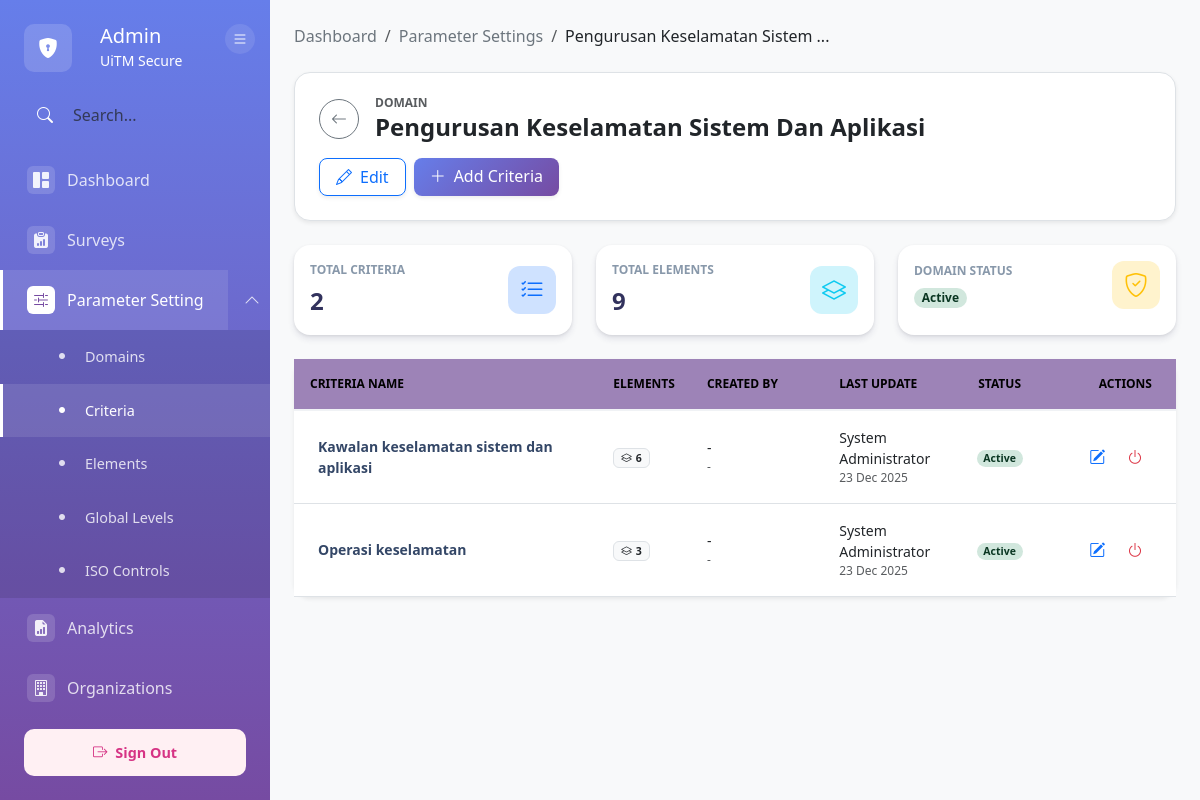
Screenshot of /modules/admin/criteria/view-criteria.php?id=AD008 (signed in) with the database file from the repository.
### tables this page shows
CREATE TABLE `domain` (
  `domain_ID` varchar(10) NOT NULL,
  `domain_name` varchar(100) NOT NULL,
  `input_id` varchar(10) DEFAULT NULL,
  `input_at` date DEFAULT NULL,
  `updated_id` varchar(10) DEFAULT NULL,
  `updated_at` date DEFAULT NULL,
  `status` enum('Active','Inactive') DEFAULT 'Active',
  `sec_ID` varchar(10) DEFAULT NULL
);

CREATE TABLE `criteria` (
  `criteria_ID` varchar(10) NOT NULL,
  `domain_ID` varchar(10) DEFAULT NULL,
  `criteria_name` varchar(100) NOT NULL,
  `input_id` varchar(10) DEFAULT NULL,
  `input_at` date DEFAULT NULL,
  `updated_id` varchar(10) DEFAULT NULL,
  `updated_at` date DEFAULT NULL,
  `status` enum('Active','Inactive') DEFAULT 'Active'
);

CREATE TABLE `user` (
  `user_ID` int(11) NOT NULL,
  `primary_email` varchar(255) NOT NULL,
  `password` varchar(255) DEFAULT NULL,
  `google_sub_id` varchar(255) DEFAULT NULL,
  `full_name` varchar(255) NOT NULL,
  `department` varchar(50) DEFAULT NULL,
  `status` enum('Active','Inactive') NOT NULL DEFAULT 'Active',
  `email_verified` enum('Verified','Not Verified') NOT NULL DEFAULT 'Not Verified',
  `last_login` datetime DEFAULT NULL,
  `created_at` datetime DEFAULT current_timestamp(),
  `updated_at` datetime DEFAULT current_timestamp() ON UPDATE current_timestamp(),
  `user_organization` varchar(100) DEFAULT NULL,
  `user_position` varchar(100) DEFAULT NULL,
  `user_phone_company` varchar(20) DEFAULT NULL,
  `user_handphone_no` varchar(20) DEFAULT NULL
);

### src/modules/admin/criteria/view-criteria.php (the view, shortened to what the rows shown need)
<?php
require_once '../../../config/config.php';
$domain_id = $_GET['id'] ?? null;
$db = new Database();
$domain = $db->fetchOne("SELECT * FROM domain WHERE domain_ID = :id", [':id' => $domain_id]);
$criteria = $db->fetchAll("
    SELECT c.*,
    u.full_name AS input_username,
    u_update.full_name AS updated_username,
            COUNT(DISTINCT e.element_ID) as element_count
    FROM criteria c
    LEFT JOIN
        element e ON c.criteria_ID = e.criteria_ID AND e.status = 'Active'
    LEFT JOIN
        user u ON c.input_id = u.user_ID
    LEFT JOIN
        user u_update ON c.updated_id = u_update.user_ID
    WHERE c.domain_ID = :domain_id
    GROUP BY c.criteria_ID
    ORDER BY c.criteria_ID
", [':domain_id' => $domain_id]);
function getStatusBadge($status) {
    if ($status === 'Active') {
        return '<span class="badge rounded-pill bg-success-subtle text-success-emphasis">Active</span>';
    }
    return '<span class="badge rounded-pill bg-danger-subtle text-danger-emphasis">' . htmlspecialchars($status) . '</span>';
}
?>
<!DOCTYPE html>
<html lang="en">
<head>
    <link href="https://cdn.jsdelivr.net/npm/bootstrap@5.3.0/dist/css/bootstrap.min.css" rel="stylesheet">
    <link rel="stylesheet" href="https://cdn.jsdelivr.net/npm/bootstrap-icons@1.11.0/font/bootstrap-icons.css">
</head>
<body>
    <div class="container-fluid p-0 h-100">
        <div class="row g-0 h-100">
            <div class="col-md-10 col-lg-10 main-content-wrapper">
                <div class="main-content px-4 py-4">
                    <nav aria-label="breadcrumb" class="mb-4">
                        <ol class="breadcrumb">
                            <li class="breadcrumb-item">
                                <a href="../dashboard.php" class="text-decoration-none text-secondary">Dashboard</a>
                            </li>
                            <li class="breadcrumb-item">
                                <a href="../parameter-settings.php" class="text-decoration-none text-secondary">Parameter Settings</a>
                            </li>
                            <li class="breadcrumb-item active text-dark" aria-current="page"
                                title="<?php echo htmlspecialchars($domain['domain_name']); ?>"><?php echo htmlspecialchars(truncate($domain['domain_name'], 30)); ?>
                            </li>
                        </ol>
                    </nav>
                    <div class="bg-white rounded-4 shadow-sm p-4 mb-4 border">
                        <div class="d-flex flex-wrap justify-content-between align-items-center gap-3">
                            <div class="d-flex align-items-center gap-3">
                                <div>
                                    <div class="text-uppercase text-muted fw-bold lh-1 mb-1" style="font-size: 0.75rem;">
                                        Domain
                                    </div>
                                    <h2 class="fw-bold text-dark mb-0 fs-4">
                                        <?php echo htmlspecialchars($domain['domain_name']); ?>
                                    </h2>
                                </div>
                            </div>
                        </div>
                    </div>
                                        <div class="mt-1"><?php echo getStatusBadge($domain['status']); ?></div>
                    <div class="card border-0 shadow-sm rounded-4 mb-5">
                        <div class="table-responsive">
                            <table class="table table-hover align-middle mb-0">
                                <thead>
                                    <tr>
                                        <th>Criteria Name</th>
                                        <th style="width: 10%;">Elements</th> <th style="width: 15%;">Created By</th>
                                        <th style="width: 15%;">Last Update</th> <th class="text-center" style="width: 10%;">Status</th>
                                        <th class="text-end pe-4" style="width: 15%;">Actions</th>
                                    </tr>
                                </thead>
                                <tbody>
                                    <?php if (empty($criteria)): ?>
                                        <tr>
                                            <td colspan="6" class="text-center py-5">
                                                <div class="text-muted">
                                                    <i class="bi bi-inbox display-4 d-block mb-2"></i>
                                                    No criteria found for this domain. <a href="../criteria/add-criteria.php?domain_id=<?php echo $domain_id; ?>">Add one now</a>.
                                                </div>
                                            </td>
                                        </tr>
                                    <?php else: ?>
                                        <?php foreach ($criteria as $crit):
                                            $viewLink = "../element/view-element.php?id=" . $crit['criteria_ID'];
                                            $isActive = $crit['status'] === 'Active';
                                            $rowAction = $isActive
                                                ? "window.location.href='" . $viewLink . "';"
                                                : "alert('Action Denied: Please activate this criteria before viewing elements.');";
                                        ?>
                                            <tr onclick="<?php echo $rowAction; ?>" style="cursor: pointer; transition: background-color 0.2s;">
                                                <td class="ps-4">
                                                    <div class="d-flex flex-column">
                                                        <span class="fw-bold-dark"><?php echo htmlspecialchars($crit['criteria_name']); ?></span>
                                                    </div>
                                                </td>
                                                <td>
                                                    <span class="badge bg-light text-dark border">
                                                        <i class="bi bi-layers me-1"></i><?php echo $crit['element_count']; ?>
                                                    </span>
                                                </td>
                                                <td>
                                                    <div class="d-flex flex-column">
                                                        <span class="text-dark text-sm"><?php echo htmlspecialchars($crit['input_username'] ?? '-'); ?></span>
                                                        <span class="text-muted" style="font-size: 0.75rem;">
                                                            <?php echo !empty($crit['input_at']) ? date('d M Y', strtotime($crit['input_at'])) : '-'; ?>
                                                        </span>
                                                    </div>
                                                </td>
                                                <td>
                                                    <div class="d-flex flex-column">
                                                        <span class="text-dark text-sm">
                                                            <?php echo htmlspecialchars($crit['updated_username'] ?? '-'); ?>
                                                        </span>
                                                        <span class="text-muted" style="font-size: 0.75rem;">
                                                            <?php echo !empty($crit['updated_at']) ? date('d M Y', strtotime($crit['updated_at'])) : '-'; ?>
                                                        </span>
                                                    </div>
                                                </td>
                                                <td class="text-center">
                                                    <?php echo getStatusBadge($crit['status']); ?>
                                                </td>
                                                <td class="text-end pe-4" onclick="event.stopPropagation();">
                                                    <a href="../criteria/edit-criteria.php?id=<?php echo $crit['criteria_ID']; ?>"
                                                        class="btn btn-sm btn-link <?php echo $crit['status'] === 'Active' ? 'text-primary' : 'text-secondary'; ?> px-2"
                                                        title="Edit"
                                                        onclick="<?php echo ($crit['status'] !== 'Active') ? "alert('Action Denied: Please activate this criteria before editing.'); return false;" : ""; ?>">
                                                        <i class="bi bi-pencil-square fs-6"></i>
                                                    </a>
                                                    <button class="btn btn-sm btn-link <?php echo $crit['status'] === 'Active' ? 'text-danger' : 'text-success'; ?> px-2"
                                                            onclick="toggleCriteriaStatus('<?php echo $crit['criteria_ID']; ?>', '<?php echo $crit['status']; ?>')"
                                                            title="<?php echo $crit['status'] === 'Active' ? 'Deactivate' : 'Activate'; ?>">
                                                        <i class="bi bi-<?php echo $crit['status'] === 'Active' ? 'power' : 'check-circle'; ?> fs-6"></i>
                                                    </button>
                                                </td>
                                            </tr>
                                        <?php endforeach; ?>
                                    <?php endif; ?>
                                </tbody>
                            </table>
                        </div>
                    </div>
                </div>
            </div>
        </div>
    </div>
</body>
</html>

### rows the page displays
domain: domain_name "Pengurusan Keselamatan Sistem ...", domain_name "Pengurusan Keselamatan Sistem Dan Aplikasi"
criteria: criteria_name "Kawalan keselamatan sistem dan aplikasi", element_count "6", input_username "-", user.full_name "System Administrator", updated_at "23 Dec 2025", status "Active"
criteria: criteria_name "Operasi keselamatan", element_count "3", input_username "-", user.full_name "System Administrator", updated_at "23 Dec 2025", status "Active"

### other values shown
count($criteria) "2"
array_sum(array_column($criteria, 'element_count')) "9"
